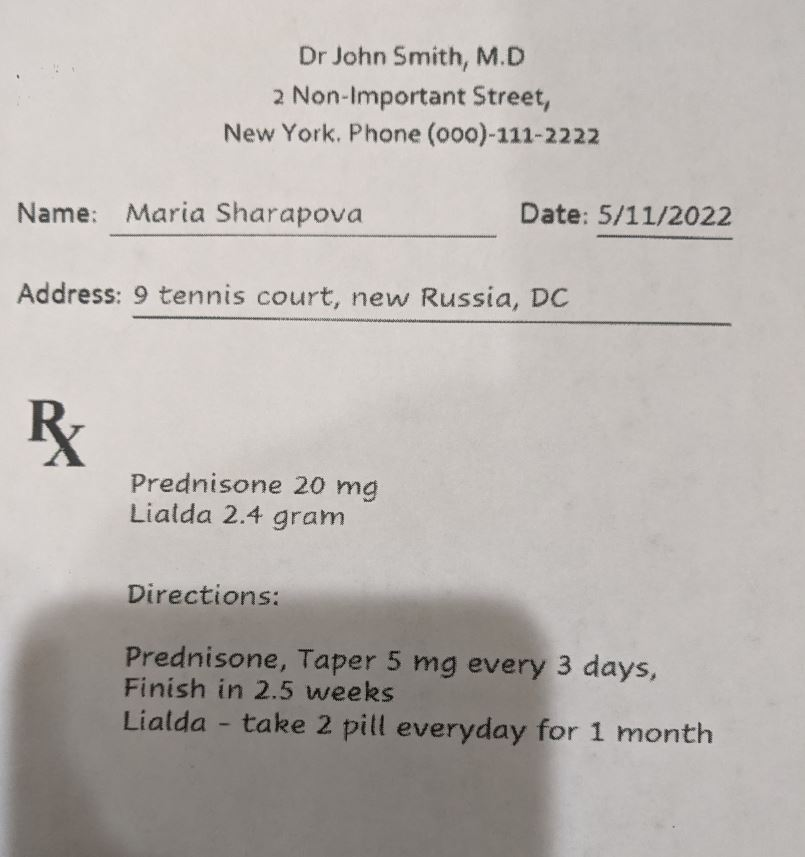
#> input picture document_extractor/Notebook/dark_image.jpg, 805 x 857 px
$ jupyter execute Computer_vision.ipynb
#> lines starting #> are read from the running program, lines starting #| are printed output that depends on the picture; after the words box and inside, x2 and y2 are one past the last pixel; in counts of white or black regions, pixels touching at a corner belong together
[cell 1]
import cv2
from PIL import Image
import numpy as np

[cell 2]
img = cv2.imread("dark_image.jpg",flags = cv2.IMREAD_GRAYSCALE) # Read Image In Grayscale Format
#> img: shape (857, 805); min 0, max 232, mean 180.4
img

[cell 3]
Image.fromarray(img).show()

[cell 4]
_,new_img = cv2.threshold(img,170,255,cv2.THRESH_BINARY)
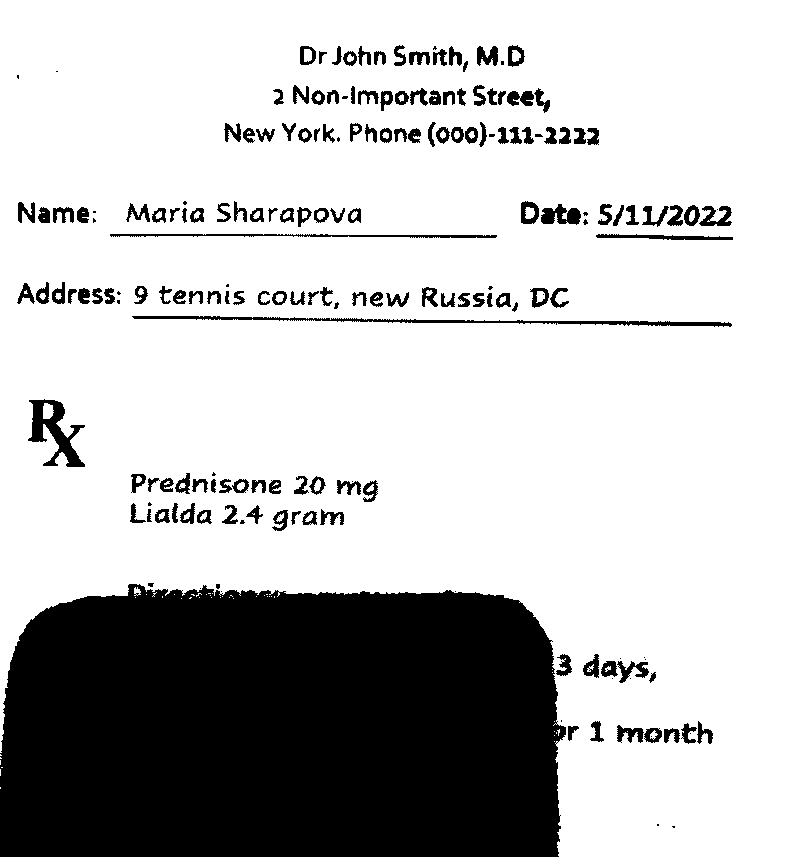
#> new_img: shape (857, 805); 75.6% white; 194 black regions (37 under 20 px), largest, box (x1, y1, x2, y2) and area: (0, 584, 566, 857) 143208, (132, 316, 732, 327) 1781, (28, 399, 85, 467) 1580
Image.fromarray(new_img).show()

[cell 5]
new_img = cv2.adaptiveThreshold(
    img,255, # Source
    cv2.ADAPTIVE_THRESH_GAUSSIAN_C, # Threshold Type {It Will Take Weighted Sum Of NeighborHood Values Where Weights Are Gaussian Window}
    cv2.THRESH_BINARY,
    61,
    11
)
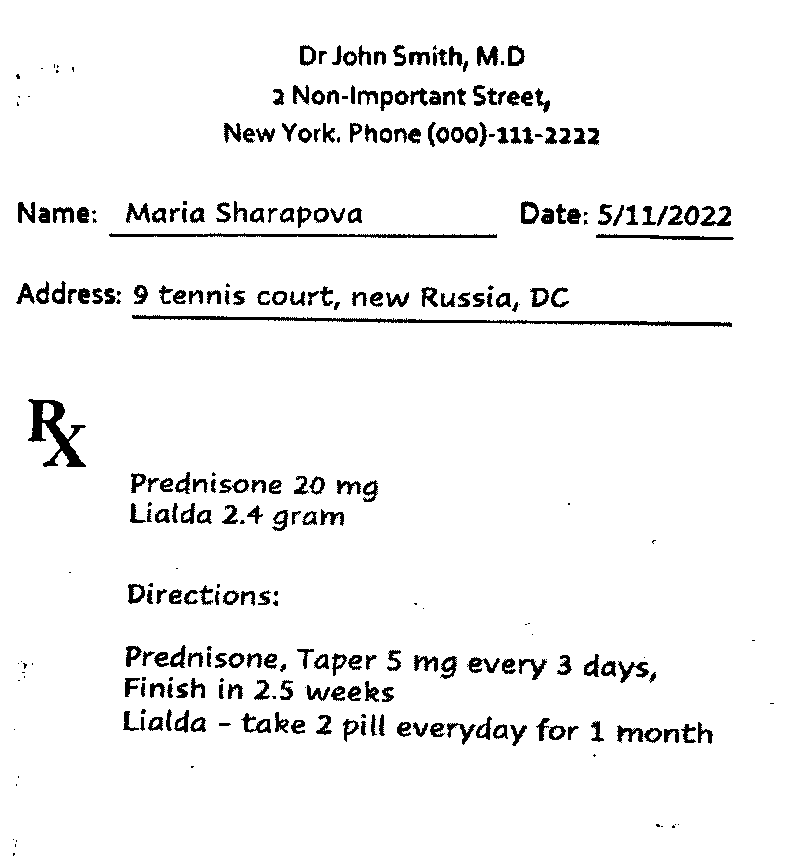
#> new_img: shape (857, 805); 95% white; 306 black regions (72 under 20 px), largest, box (x1, y1, x2, y2) and area: (132, 315, 732, 327) 2004, (28, 399, 86, 467) 1465, (109, 233, 497, 238) 1162
Image.fromarray(new_img).show()

$ run again, with document_extractor/Notebook/clear_image.jpg copied over document_extractor/Notebook/dark_image.jpg
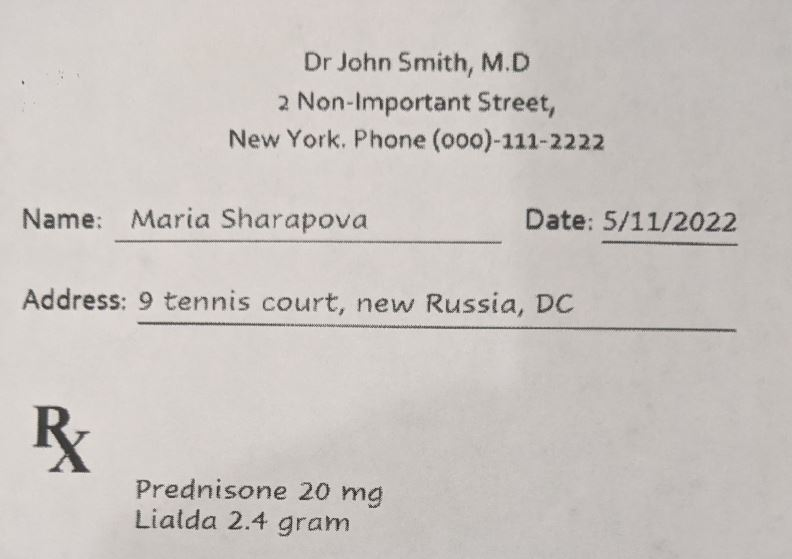
#> input picture document_extractor/Notebook/clear_image.jpg, 792 x 559 px
#> `_,new_img = cv2.threshold(img,170,255,cv2.THRESH_BINARY)`:
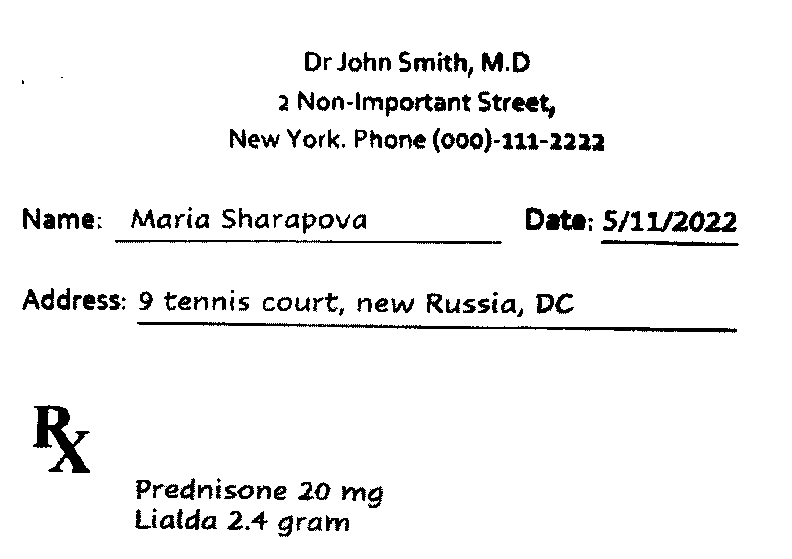
#> new_img: shape (559, 792); 94.8% white; 164 black regions (21 under 20 px), largest, box (x1, y1, x2, y2) and area: (137, 322, 737, 333) 1799, (33, 405, 90, 473) 1574, (115, 240, 502, 244) 867
#> `new_img = cv2.adaptiveThreshold( img,255,`:
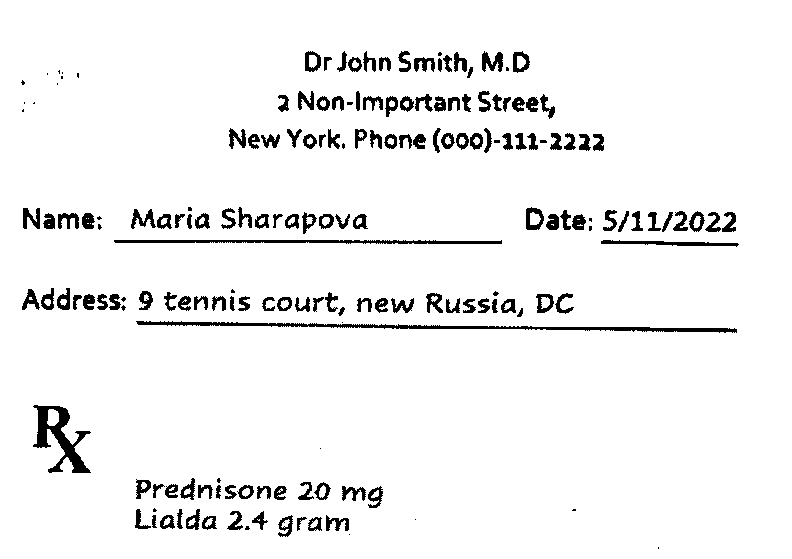
#> new_img: shape (559, 792); 94.7% white; 183 black regions (33 under 20 px), largest, box (x1, y1, x2, y2) and area: (136, 321, 737, 333) 1997, (33, 405, 91, 473) 1476, (114, 240, 502, 244) 1148
